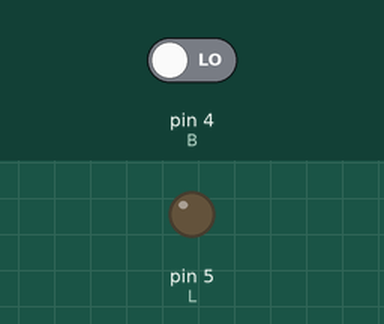
This sketch was run on a simulated Arduino Uno, built with avr-gcc and run on an emulated ATmega328P. Shown: output pins drawn as LEDs (lit = HIGH). Inputs (shaded band) come from the test bench; at power-on: pin 4 (B) LOW.

Above: at 1.2 s.
1.3 s: pin 4 (B) driven HIGH
At 2.0 s:
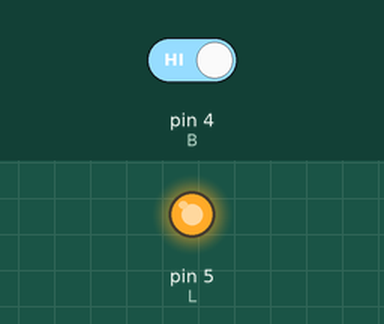
Timing chart, 0 to 4.3 s (numbered marks = the images above; inputs shaded):
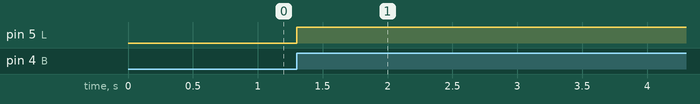

Measured:
- after the input at 1.3 s, pin 5 (L): LOW → HIGH at once

The sketch:

button_led.ino
```cpp
// Button LED

const int B = 4;
const int L = 5;
int BS = 0;

void setup() {

  pinMode(L, OUTPUT);
  pinMode(B, INPUT);
}

void loop() {

  BS = digitalRead(B);

  if (BS == HIGH) {
    digitalWrite(L, HIGH);
    delay(5000);
    digitalWrite(L, LOW);
  }
}
```
